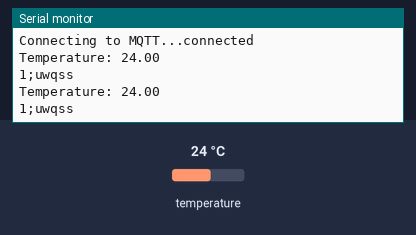
The program below on a simulated ESP32. Parts: the last lines printed to the serial monitor. Wiring (inferred from the names in the program): TMP102 temperature sensor at I2C address 0x48. The test bench sets the inputs (shaded band); at power-on: temperature 24 °C. WiFi joins after 1.5 s; servers stay silent unless stated; no MQTT or app messages arrive unless stated.

Above: at 3.2 s.
3.3 s: temperature set to 12 °C
At 4.9 s:
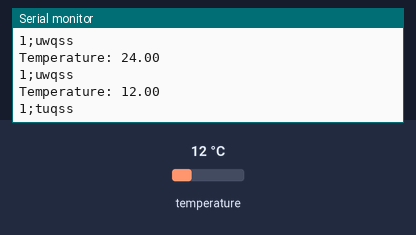
6.5 s: temperature set to 19 °C
At 7.7 s:
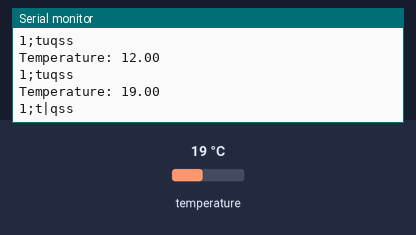
9.5 s: temperature set to 28 °C
At 10.9 s:
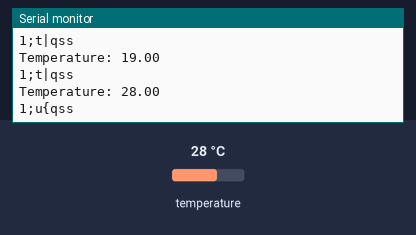
12.5 s: temperature set to 33 °C
At 13.8 s:
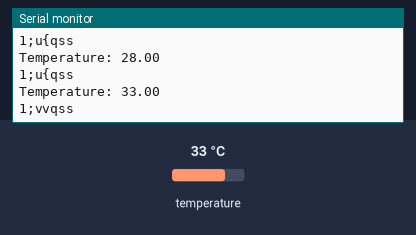
15.5 s: temperature set to 41 °C
At 16.9 s:
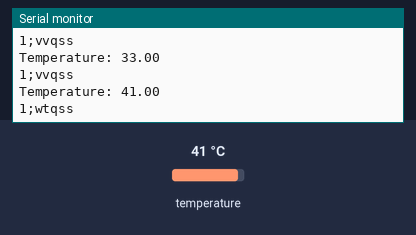
18.5 s: temperature set to 3 °C
At 19.8 s:
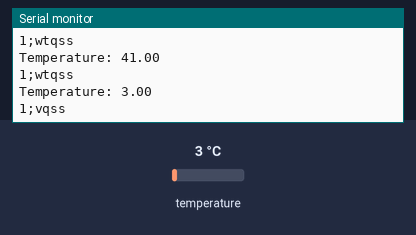
Timing chart, 0 to 21.5 s (numbered marks = the images above; inputs shaded):
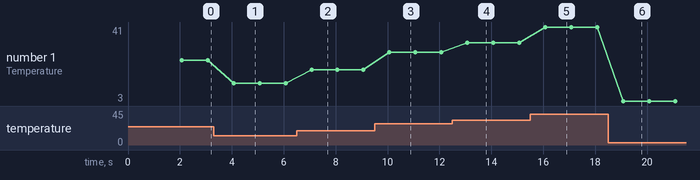

Measured:
- after the input at 3.3 s, the serial monitor: prints a new line after 0.77 s (image 1)
- after the input at 6.5 s, the serial monitor: prints a new line after 0.57 s (image 2)
- after the input at 9.5 s, the serial monitor: prints a new line after 0.57 s (image 3)
- after the input at 12.5 s, the serial monitor: prints a new line after 0.58 s (image 4)
- after the input at 15.5 s, the serial monitor: prints a new line after 0.58 s (image 5)
- after the input at 18.5 s, the serial monitor: prints a new line after 0.59 s (image 6)
- plotted number 1: 24 → 12 after the input at 3.3 s, 12 → 19 after the input at 6.5 s, 19 → 28 after the input at 9.5 s, 28 → 33 after the input at 12.5 s, 33 → 41 after the input at 15.5 s

The program:

main.cpp
```cpp
#include <Wire.h>
#include <WiFi.h>
#include <PubSubClient.h>

#define TMP102_ADDR 0x48

// WiFi credentials
const char* ssid = "StumilowyLas";
const char* password = "netlab123";

const int esp_id = 1;
// MQTT broker settings
const char* mqtt_server = "192.168.220.1"; // e.g. Mosquitto broker IP
const int mqtt_port = 1883;
const char* mqtt_topic = "esp32/temp";

int key = 2137;
int keylimiter = 69;

WiFiClient espClient;
PubSubClient client(espClient);

void setup_wifi() {
  delay(10);
  Serial.println("Connecting to WiFi...");

  WiFi.begin(ssid, password);

  while (WiFi.status() != WL_CONNECTED) {
    delay(1000);
    Serial.print(WiFi.status());
  }

  Serial.println("\nWiFi connected");
  Serial.print("IP address: ");
  Serial.println(WiFi.localIP());
}

void reconnect_mqtt() {
  while (!client.connected()) {
    Serial.print("Connecting to MQTT...");

    if (client.connect("ESP32_TMP102_Client")) {
      Serial.println("connected");
    } else {
      Serial.print("failed, rc=");
      Serial.print(client.state());
      Serial.println(" retrying in 5 seconds");
      delay(5000);
    }
  }
}

float readTemperature() {
  Wire.beginTransmission(TMP102_ADDR);
  Wire.write(0x00);
  Wire.endTransmission();

  Wire.requestFrom(TMP102_ADDR, 2);

  if (Wire.available() == 2) {
    int msb = Wire.read();
    int lsb = Wire.read();

    int tempRaw = (msb << 4) | (lsb >> 4);

    if (tempRaw & 0x800) {
      tempRaw |= 0xF000;
    }

    return tempRaw * 0.0625;
  }

  return NAN;
}

void setup() {
  Serial.begin(115200);
  Wire.begin();

  setup_wifi();

  client.setServer(mqtt_server, mqtt_port);
}
void encryptData(char * payload)
{
      for(int i = 0 ; payload[i] != '\0' ; i++){
      payload[i] = (char)((int)payload[i] + key%keylimiter);
    }

}
void loop() {
  if (!client.connected()) {
    reconnect_mqtt();
  }
  client.loop();

  float temperature = readTemperature();


  Serial.print("Temperature: ");
  Serial.println(temperature);
  char payload[10];
  if (!isnan(temperature)) {
    dtostrf(temperature, 1, 2, payload);
  }
  else {
    strcpy(payload, "nan");
  }
  encryptData(payload);
  char finalPayload[16];
  sprintf(finalPayload, "%d;%s", esp_id, payload);
  Serial.println(finalPayload);
  client.publish(mqtt_topic, finalPayload);

  delay(1000);
}
```
